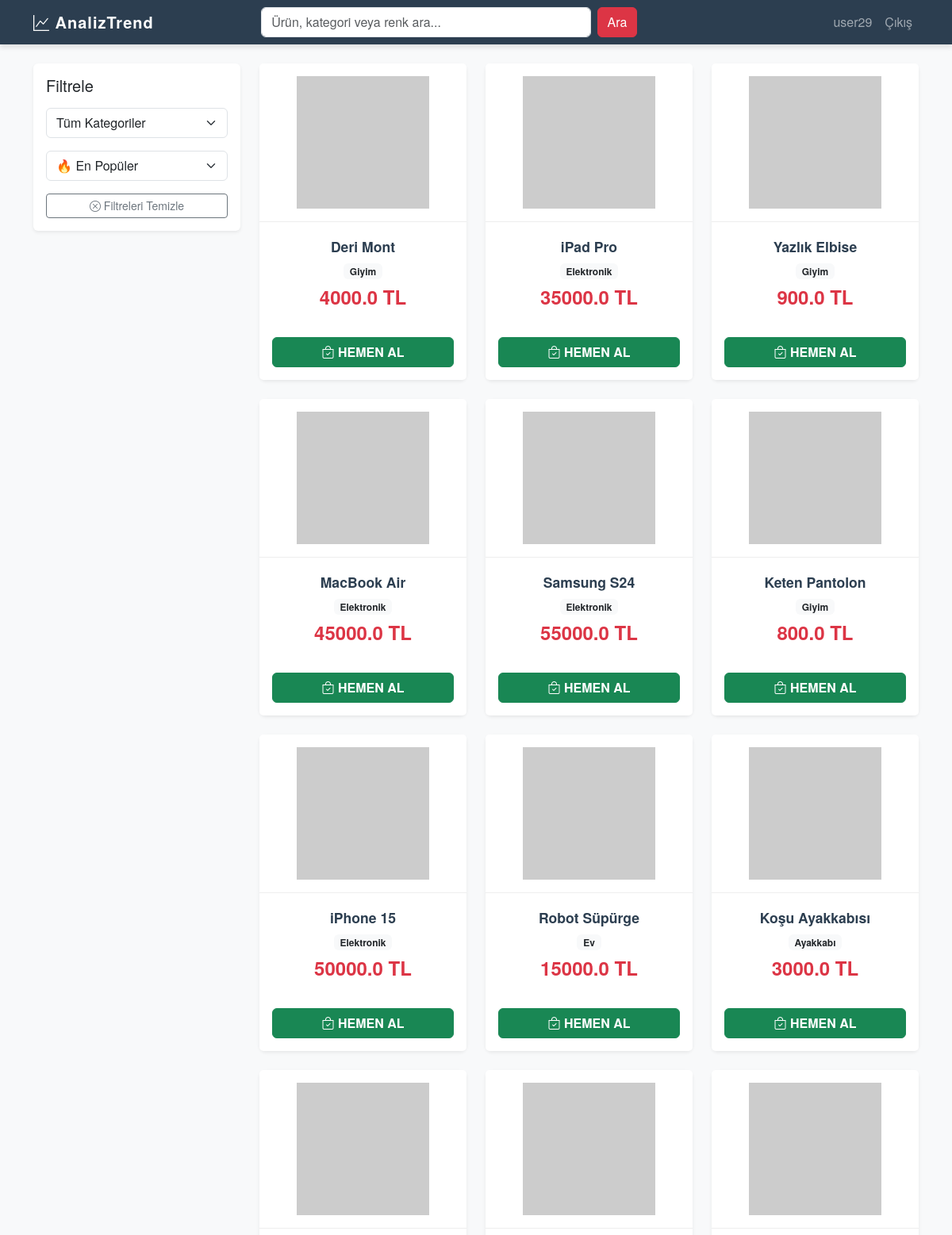
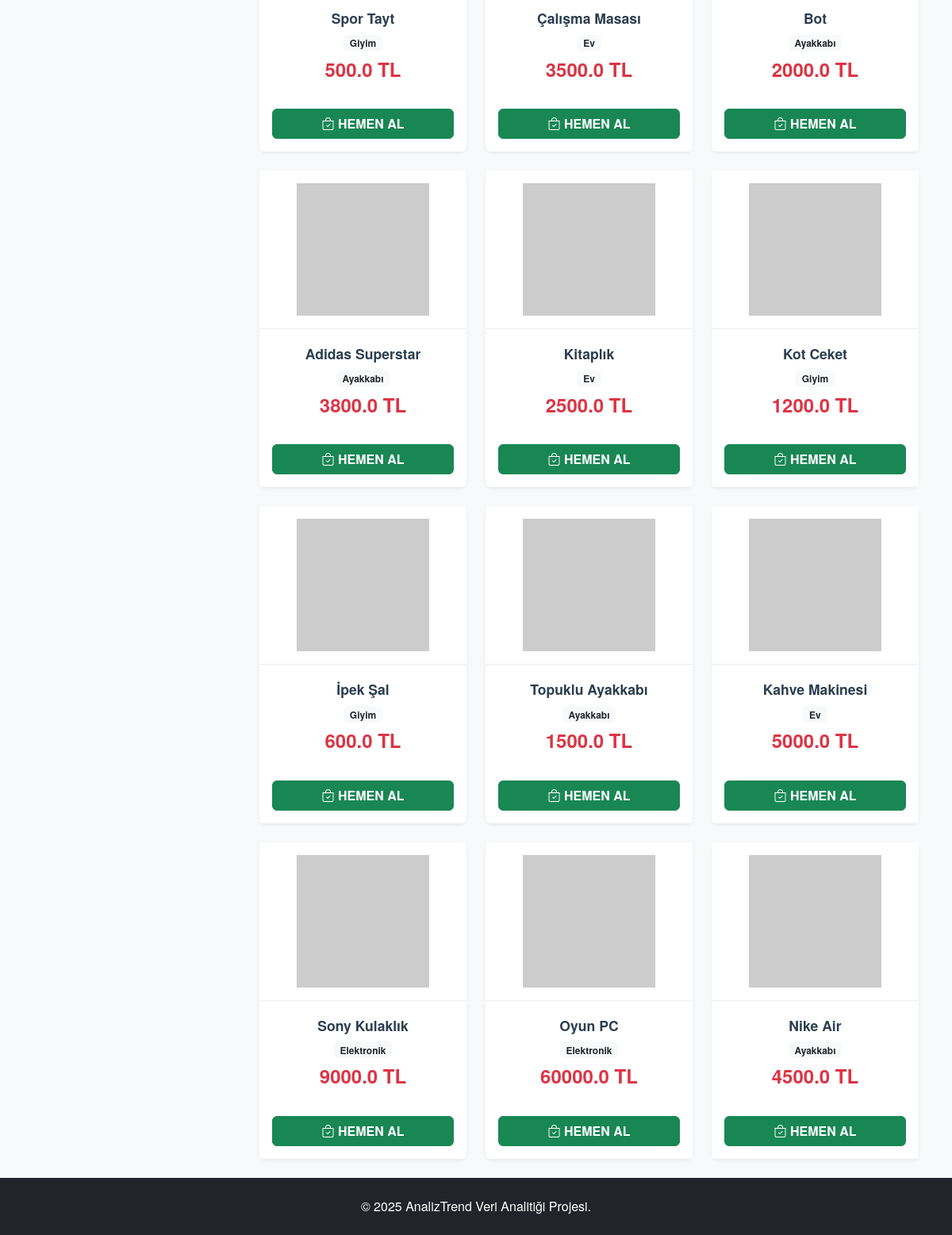
/ (signed in), run on the app's committed database (2 pictures, top to bottom).
### app.py (models this page shows, shortened)
class User(UserMixin, db.Model):
    id = db.Column(db.Integer, primary_key=True)
    username = db.Column(db.String(100), unique=True, nullable=False)
    password_hash = db.Column(db.String(200), nullable=False)
    is_admin = db.Column(db.Boolean, default=False)
    gender = db.Column(db.String(10))
    birth_date = db.Column(db.Date)
    education = db.Column(db.String(50))
    city = db.Column(db.String(50))
    job = db.Column(db.String(50))

class Product(db.Model):
    id = db.Column(db.Integer, primary_key=True)
    name = db.Column(db.String(200), nullable=False)
    category = db.Column(db.String(100), nullable=False)
    price = db.Column(db.Float, nullable=False)

### app.py (the view)
@app.route('/')
def index():
    q = request.args.get('q', '')
    category = request.args.get('category', '')
    sort = request.args.get('sort', '')
    query = db.session.query(Product).outerjoin(ClickLog).group_by(Product.id)
    if q:
        query = query.filter(or_(Product.name.ilike(f'%{q}%'), Product.category.ilike(f'%{q}%')))
    if category:
        query = query.filter(Product.category == category)
    if sort == 'price_asc':
        query = query.order_by(Product.price.asc())
    elif sort == 'price_desc':
        query = query.order_by(Product.price.desc())
    else:
        query = query.order_by(func.count(ClickLog.id).desc())
    products = query.all()
    prod_list = []
    for p in products:
        img = f"https://placehold.co/400x400/2c3e50/FFFFFF/png?text={p.name.replace(' ', '+')}"
        prod_list.append({'obj': p, 'img': img})
    categories = [c[0] for c in db.session.query(Product.category).distinct()]
    return render_template('index.html', products=prod_list, categories=categories, current_filters={'q': q, 'category': category, 'sort': sort})

### app.py (called while the page is built)
@login_manager.user_loader
def load_user(user_id):
    return User.query.get(int(user_id))

### templates/index.html (shortened to what this page needs)
{% extends 'layout.html' %}
{% block content %}
<div class="row">
    <div class="col-md-3 mb-4">
        <div class="card p-3 border-0 shadow-sm">
            <h5 class="mb-3">Filtrele</h5>
            <form action="{{ url_for('index') }}">
                <select name="category" class="form-select mb-3" onchange="this.form.submit()">
                    <option value="">Tüm Kategoriler</option>
                </select>
                <select name="sort" class="form-select mb-3" onchange="this.form.submit()">
                    <option value="" {% if not current_filters.sort %}selected{% endif %}>🔥 En Popüler</option>
                </select>
                <a href="{{ url_for('index') }}" class="btn btn-outline-secondary w-100 btn-sm"><i class="bi bi-x-circle"></i> Filtreleri Temizle</a>
            </form>
        </div>
    </div>
    <div class="col-md-9">
        <div class="row row-cols-1 row-cols-md-3 g-4">
            {% for item in products %}
            <div class="col">
                <div class="card h-100 border-0 shadow-sm product-card">
                    <a href="{{ url_for('product_detail', product_id=item.obj.id) }}" class="text-decoration-none text-dark">
                        <img src="{{ item.img }}" class="card-img-top p-3" alt="{{ item.obj.name }}">
                        <div class="card-body text-center">
                            <h5 class="card-title fw-bold">{{ item.obj.name }}</h5>
                            <span class="badge bg-light text-dark mb-2">{{ item.obj.category }}</span>
                            <h4 class="text-danger fw-bold">{{ item.obj.price }} TL</h4>
                        </div>
                    </a>
                    <div class="card-footer bg-white border-0 pb-3 px-3">
                        <button onclick="quickBuy({{ item.obj.id }}, '{{ item.obj.name }}')" class="btn btn-success w-100 fw-bold">
                            <i class="bi bi-bag-check"></i> HEMEN AL
                        </button>
                    </div>
                </div>
            </div>
            {% endfor %}
        </div>
    </div>
</div>
{% endblock %}

### templates/layout.html (shortened to what this page needs)
<!DOCTYPE html>
<html lang="tr">
  <head>
    <link
      href="https://cdn.jsdelivr.net/npm/bootstrap@5.3.3/dist/css/bootstrap.min.css"
      rel="stylesheet"
    />
    <link
      href="https://cdn.jsdelivr.net/npm/bootstrap-icons/font/bootstrap-icons.css"
      rel="stylesheet"
    />
    <link
      rel="stylesheet"
      href="{{ url_for('static', filename='css/style.css') }}"
    />
  </head>
  <body class="d-flex flex-column min-vh-100">
    <nav class="navbar navbar-expand-lg navbar-dark bg-dark sticky-top">
      <div class="container">
        <a class="navbar-brand fw-bold" href="{{ url_for('index') }}"
          ><i class="bi bi-graph-up"></i> AnalizTrend</a
        >
        <div class="collapse navbar-collapse" id="navbarNav">
          <form class="d-flex mx-auto col-lg-6" action="{{ url_for('index') }}">
            <input
              class="form-control me-2"
              type="search"
              name="q"
              placeholder="Ürün, kategori veya renk ara..."
              value="{{ current_filters.q if current_filters else '' }}"
            />
            <button class="btn btn-danger" type="submit">Ara</button>
          </form>
          <ul class="navbar-nav ms-auto align-items-center">
             {% if current_user.is_authenticated %}
            <li class="nav-item">
              <a class="nav-link" href="#">{{ current_user.username }}</a>
            </li>
            <li class="nav-item">
              <a class="nav-link" href="{{ url_for('logout') }}">Çıkış</a>
            </li>
            {% endif %}
          </ul>
        </div>
      </div>
    </nav>
    <div class="container my-4 flex-grow-1">
      {% block content %}{% endblock %}
    </div>
    <footer class="bg-dark text-white text-center p-4 mt-auto">
      <p class="mb-0">&copy; 2025 AnalizTrend Veri Analitiği Projesi.</p>
    </footer>
  </body>
</html>

### static/css/style.css (style rules this page uses)
:root { --primary: #2c3e50; --secondary: #e67e22; --accent: #3498db; --light: #ecf0f1; --dark: #2c3e50; --success: #27ae60; }
body { background-color: #f8f9fa; font-family: 'Helvetica Neue', Helvetica, Arial, sans-serif; color: #333; }
.navbar { background-color: var(--primary) !important; box-shadow: 0 4px 6px rgba(0,0,0,0.1); }
.navbar-brand { font-weight: 700; letter-spacing: 1px; }
.product-card { border: none; border-radius: 8px; background: #fff; transition: transform 0.2s, box-shadow 0.2s; box-shadow: 0 2px 5px rgba(0,0,0,0.05); height: 100%; }
.product-card .card-img-top { height: 200px; object-fit: contain; padding: 15px; background: #fff; border-bottom: 1px solid #eee; }
.product-card .card-body { padding: 1.25rem; text-align: center; }
.product-card .card-title { font-size: 1.1rem; font-weight: 600; margin-bottom: 0.5rem; color: var(--dark); }

### data on the page
User: username "user29"
Product: obj.name "Deri Mont", obj.category "Giyim", obj.price "4000.0"
Product: obj.name "iPad Pro", obj.category "Elektronik", obj.price "35000.0"
Product: obj.name "Yazlık Elbise", obj.category "Giyim", obj.price "900.0"
Product: obj.name "MacBook Air", obj.category "Elektronik", obj.price "45000.0"
Product: obj.name "Samsung S24", obj.category "Elektronik", obj.price "55000.0"
Product: obj.name "Keten Pantolon", obj.category "Giyim", obj.price "800.0"
Product: obj.name "iPhone 15", obj.category "Elektronik", obj.price "50000.0"
Product: obj.name "Robot Süpürge", obj.category "Ev", obj.price "15000.0"
Product: obj.name "Koşu Ayakkabısı", obj.category "Ayakkabı", obj.price "3000.0"
Product: obj.name "Spor Tayt", obj.category "Giyim", obj.price "500.0"
Product: obj.name "Çalışma Masası", obj.category "Ev", obj.price "3500.0"
Product: obj.name "Bot", obj.category "Ayakkabı", obj.price "2000.0"
Product: obj.name "Adidas Superstar", obj.category "Ayakkabı", obj.price "3800.0"
Product: obj.name "Kitaplık", obj.category "Ev", obj.price "2500.0"
Product: obj.name "Kot Ceket", obj.category "Giyim", obj.price "1200.0"
Product: obj.name "İpek Şal", obj.category "Giyim", obj.price "600.0"
Product: obj.name "Topuklu Ayakkabı", obj.category "Ayakkabı", obj.price "1500.0"
Product: obj.name "Kahve Makinesi", obj.category "Ev", obj.price "5000.0"
Product: obj.name "Sony Kulaklık", obj.category "Elektronik", obj.price "9000.0"
Product: obj.name "Oyun PC", obj.category "Elektronik", obj.price "60000.0"
Product: obj.name "Nike Air", obj.category "Ayakkabı", obj.price "4500.0"
